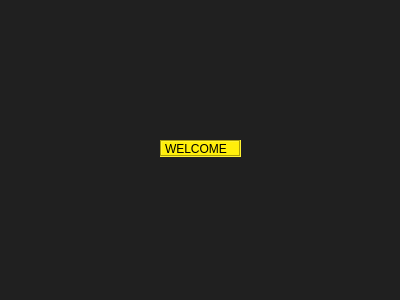
<?xml version="1.0" encoding="UTF-8"?>
<ui version="4.0">
 <class>Form</class>
 <widget class="QWidget" name="Form">
  <property name="geometry">
   <rect>
    <x>0</x>
    <y>0</y>
    <width>400</width>
    <height>300</height>
   </rect>
  </property>
  <property name="windowTitle">
   <string>Form</string>
  </property>
  <property name="styleSheet">
   <string notr="true">background-color: rgb(32, 32, 32);</string>
  </property>
  <widget class="QLabel" name="label">
   <property name="geometry">
    <rect>
     <x>160</x>
     <y>140</y>
     <width>81</width>
     <height>17</height>
    </rect>
   </property>
   <property name="styleSheet">
    <string notr="true">background-color: rgb(255, 239, 11);</string>
   </property>
   <property name="frameShape">
    <enum>QFrame::Box</enum>
   </property>
   <property name="frameShadow">
    <enum>QFrame::Sunken</enum>
   </property>
   <property name="text">
    <string>WELCOME</string>
   </property>
  </widget>
 </widget>
 <resources/>
 <connections/>
</ui>
